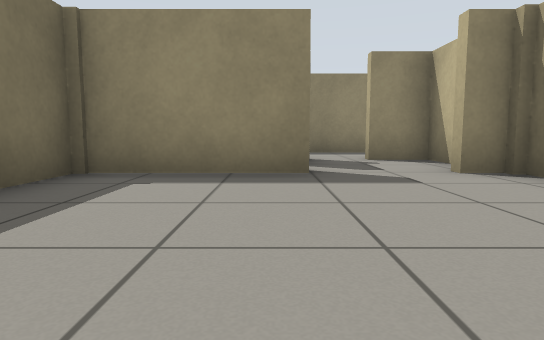
View 1 (above)

21 first-person views from a walk through a robot-simulator world made for Gazebo. The camera is 0.5 m above the floor, tilts 6° down and sees 75° across. The floor is counted in squares, 1 m on a side. Each view is taken from the middle of a square. On the plan, view 1 faces up. The plan holds only what a view shows up to about 9 squares ahead; the rest is blank.

View 2
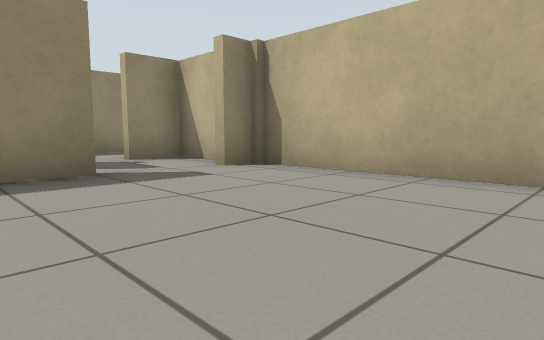

View 3
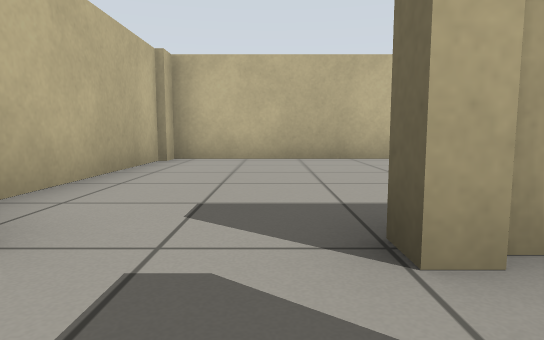

View 4
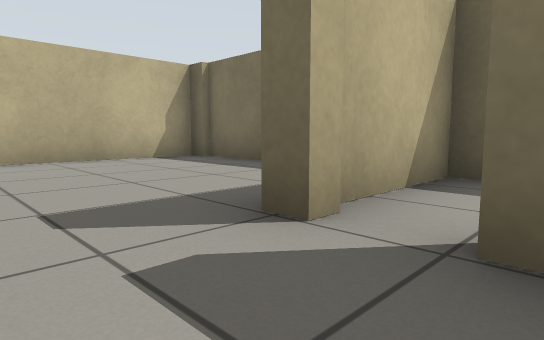

View 5
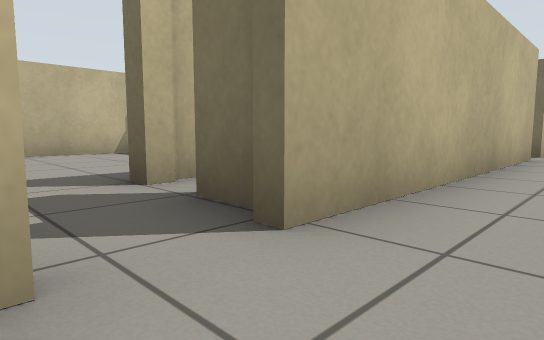

View 6
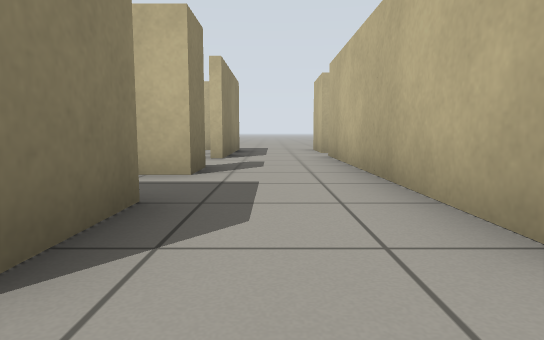

View 7
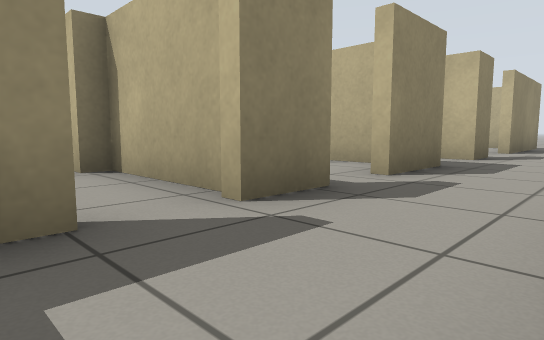

View 8
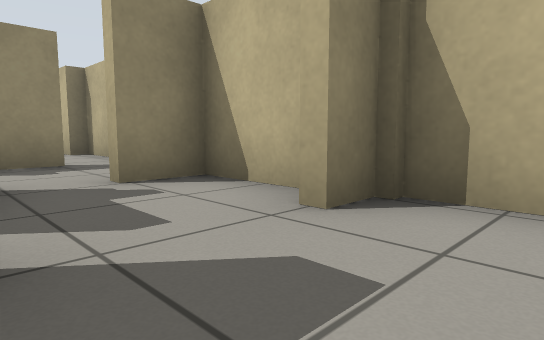

View 9
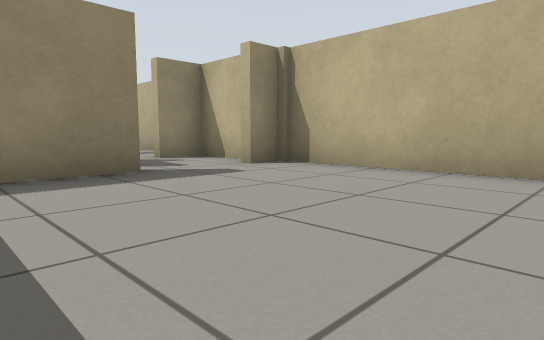

View 10
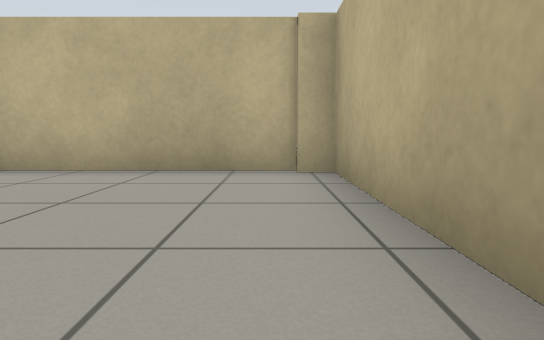

View 11
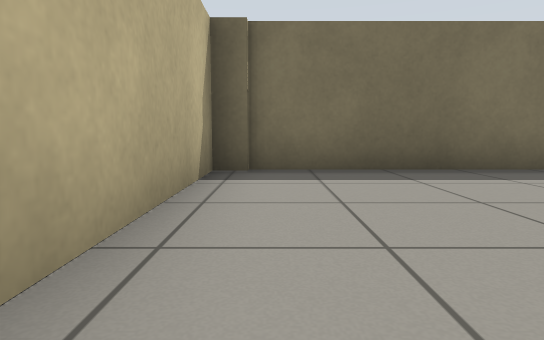

View 12
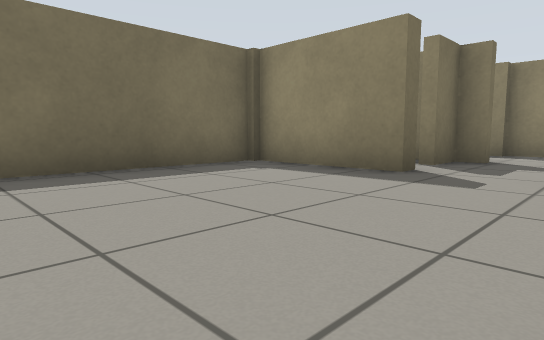

View 13
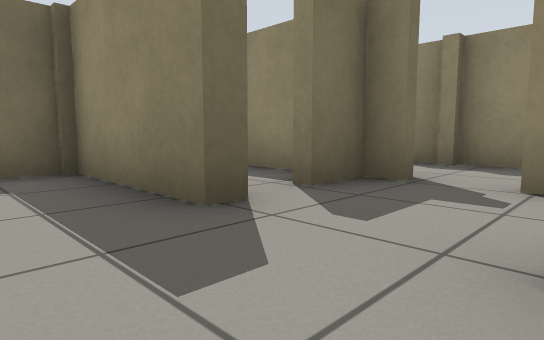

View 14
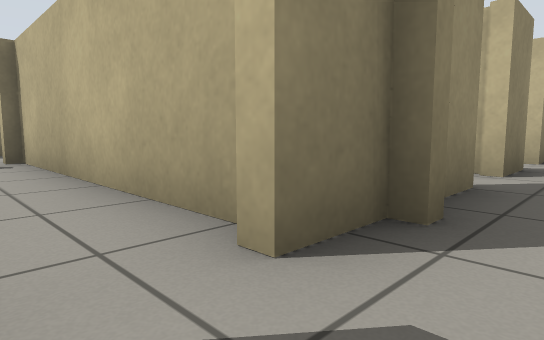

View 15
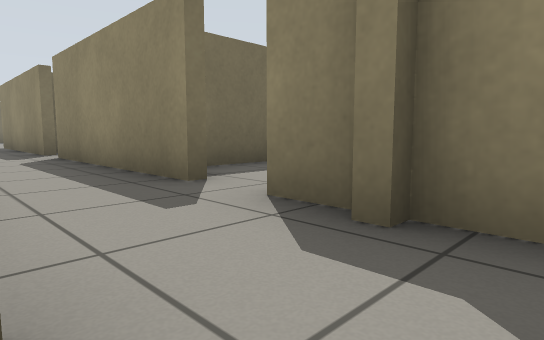

View 16
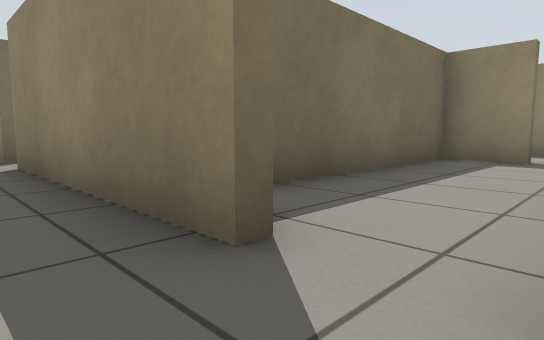

View 17
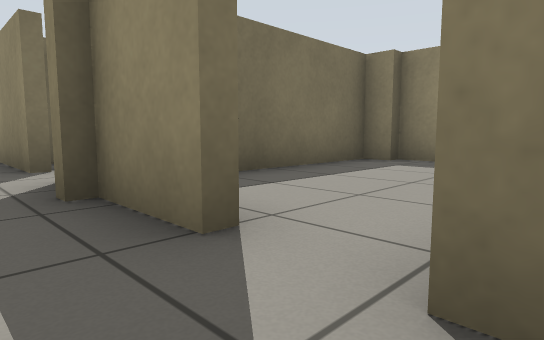

View 18
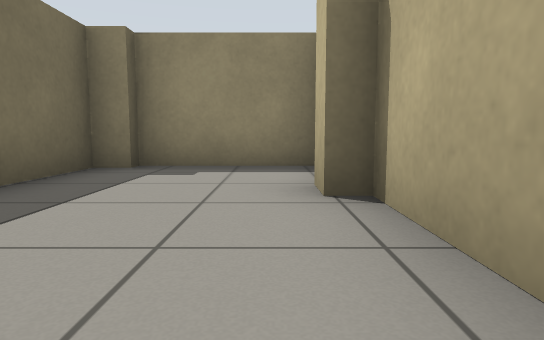

View 19
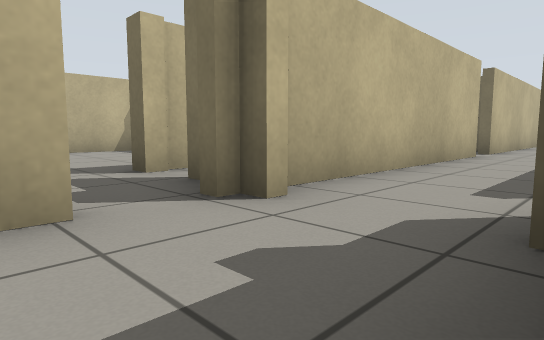

View 20
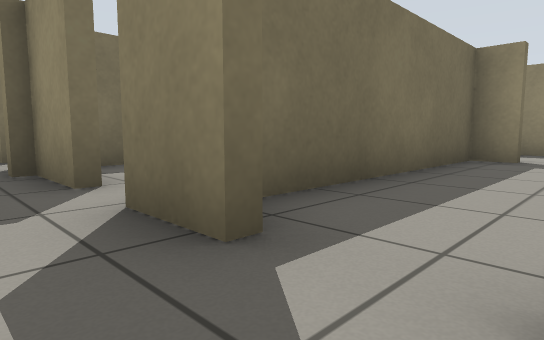

View 21
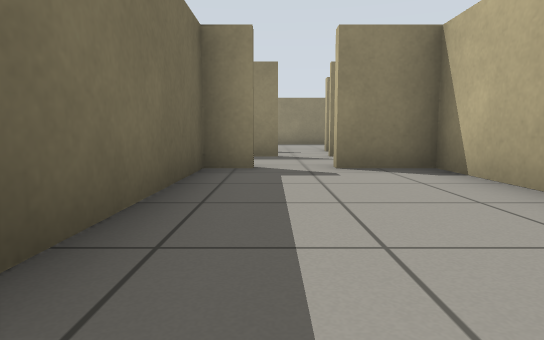

### Floor plan
Points are (right, up) in squares from view 1. A wall is a line through its corners. A room is listed if a view was taken in it or the views show most of it. See-through windows are left out.
Room 1 (views 1, 2, 3, 4)
walls: (0.5, 4.8) (0.5, 4.4) (-2.4, 4.4) (-2.4, 3.1); (3, 5.2) (3, 6.5) (1.8, 6.5); (0.5, 6.4) (0.5, 5.5); (-2.4, 1.4) (-2.4, -0.8) (3, -0.8) (3, 4.4) (2.2, 4.4); (-0.4, 6.8) (0.8, 6.8); (1.6, 9) (-0.1, 9)
ways out: opening at (2.5, 8) to room 2; opening at (0, 8) to room 3
Room 2 (view 5)
walls: (1.8, 6.8) (2.2, 6.8); (2.8, 9) (1.6, 9)
ways out: opening at (2.5, 8) to room 1
Room 3 (views 6, 17, 20)
walls: (-4.4, 9) (-6.1, 9); (-5.9, 6.8) (-0.4, 6.8); (-1.9, 9) (-2.8, 9); (-7.2, 9) (-8.4, 9)
ways out: opening at (0, 8) to room 1; opening at (-8, 8) to room 6; opening at (-7, 9) to room 7; opening at (-1, 9)
Room 4 (views 7, 15)
walls: (-11.1, 6.5) (-11.1, 5.5); (-10.9, 4.8) (-10.9, 4.4); (-8.6, 5) (-8.6, 6.5) (-9.6, 6.5)
ways out: opening at (-10, 4) to room 5; opening at (-10, 7) to room 6
Room 5 (views 8, 9, 10, 11, 12, 13)
walls: (-10.9, 4.4) (-13.8, 4.4) (-13.8, -0.8) (-8.4, -0.8) (-8.4, 4.4) (-9.2, 4.4)
ways out: opening at (-10, 4) to room 4
Room 6 (views 14, 16, 18, 19)
walls: (-17.4, 6.8) (-11.4, 6.8); (-13.1, 9) (-18, 9); (-19, 9) (-21, 9); (-19.8, 6.8) (-18.2, 6.8); (-9.4, 9) (-12.1, 9)
ways out: opening at (-8, 8) to room 3; opening at (-10, 7) to room 4; opening at (-9, 9) to room 8; gap at (-13, 9) to room 9; opening at (-18, 7); gap at (-19, 9)
Room 7 (view 21)
walls: (-4.7, 13) (-4.7, 15) (-6.1, 15); (-7.2, 15) (-8, 15) (-8, 9.8); (-4.7, 9.9) (-4.7, 10.9); (-6.9, 17.5) (-7.8, 17.5)
ways out: opening at (-7, 9) to room 3; opening at (-7, 16)
Room 8 (no view inside)
walls: (-8.6, 11.8) (-8.6, 12.5); (-11, 14) (-11.6, 14) (-11.6, 9.9); (-8.2, 14.3) (-11.1, 14.3); (-8.4, 9) (-8.4, 11.8)
ways out: opening at (-9, 9) to room 6
Room 9 (no view inside)
walls: (-11.8, 9.4) (-11.8, 15); (-13, 15) (-14.4, 15) (-14.4, 9.4)
ways out: gap at (-13, 9) to room 6; gap at (-13, 15)

Where each view was taken, in squares from view 1:
view 1: 0 up, 0 right, facing up
view 2: 0 up, 1 left, facing up-right
view 3: 6 up, 1 right, facing down
view 4: 6 up, 2 right, facing down-left
view 5: 8 up, 2 right, facing down-left
view 6: 8 up, 7 left, facing right
view 7: 7 up, 10 left, facing up-right
view 8: 3 up, 11 left, facing up-right
view 9: 0 up, 13 left, facing up-right
view 10: 0 up, 13 left, facing right
view 11: 0 up, 9 left, facing left
view 12: 0 up, 9 left, facing up-left
view 13: 3 up, 9 left, facing up-left
view 14: 8 up, 13 left, facing up-right
view 15: 7 up, 10 left, facing up-left
view 16: 8 up, 12 left, facing up-left
view 17: 8 up, 8 left, facing up-left
view 18: 9 up, 9 left, facing up
view 19: 9 up, 9 left, facing down-left
view 20: 8 up, 6 left, facing up-left
view 21: 10 up, 7 left, facing up
